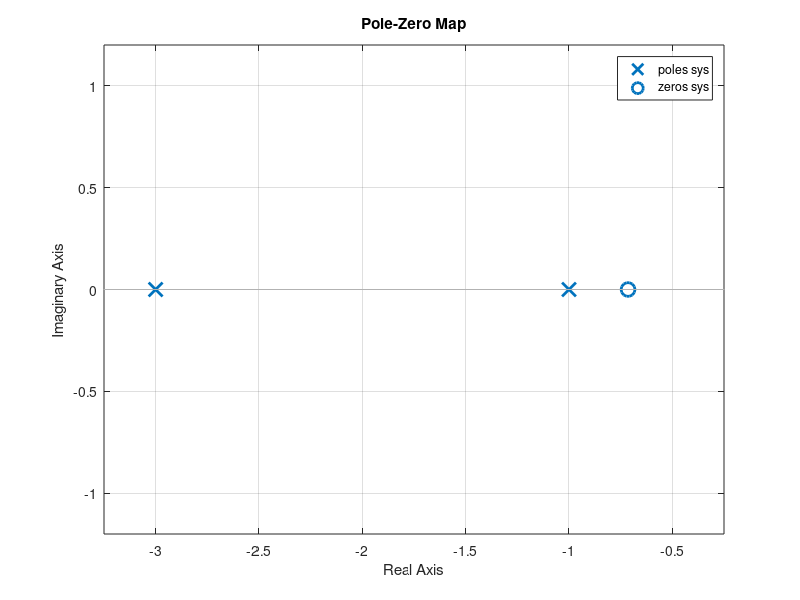

MATLAB code for this plot: (Note: this script raises an error after producing the figure.)
%lab 3
%4. find zeros, poles and gain of given transfer function using tf2zpk()
%function and plot them.
% G(s) = (7s+5)/(s^2+4s+3)
clc;
clear all; % alternative clear var;
close all;
num = [7 5];
den = [1 4 3];
[z, p, k] = tf2zp(num, den);
sys = tf(num, den);
pzmap(sys);
pzmap(p, z);
grid on;
sgrid;